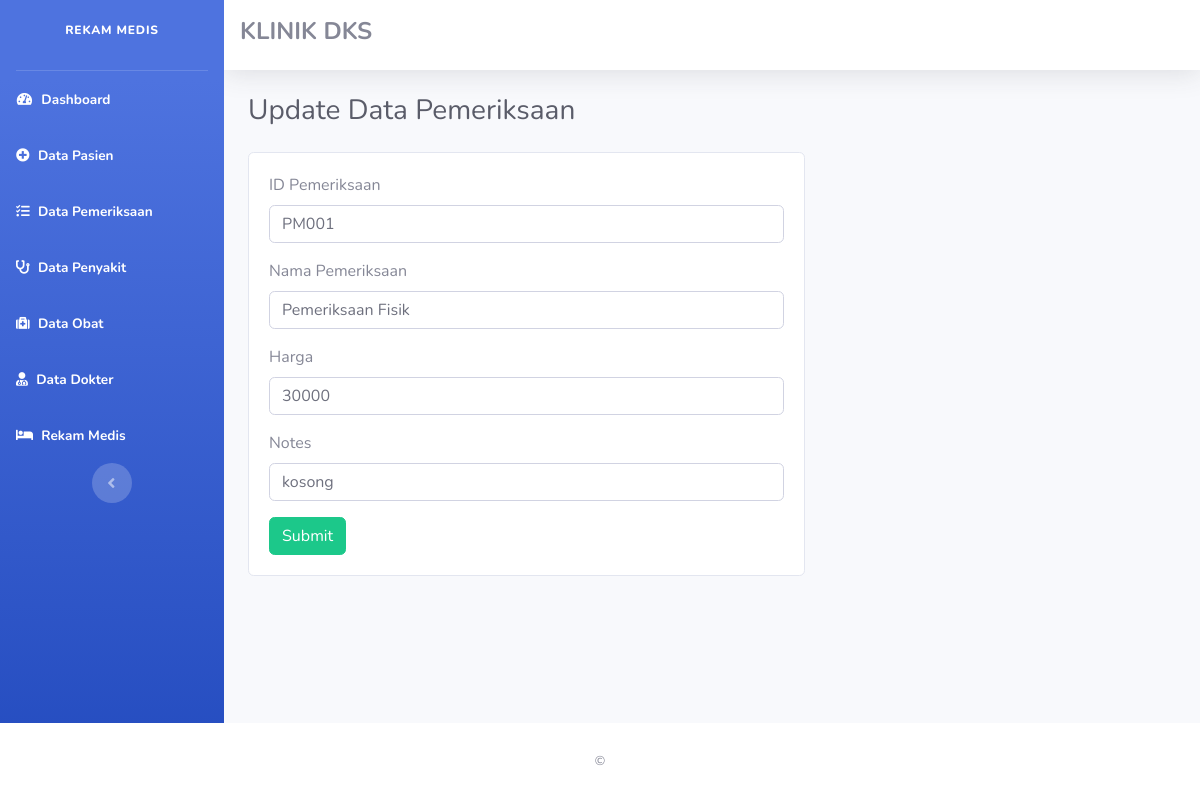
Page /Data_pemeriksaan/update_data/PM001 on the committed database.
### tables this page shows
CREATE TABLE `data_pemeriksaan` (
  `id_pemeriksaan` varchar(8) NOT NULL,
  `nama_pemeriksaan` varchar(40) NOT NULL,
  `harga` int(10) NOT NULL,
  `notes` varchar(50) DEFAULT NULL
);

### application/controllers/Data_pemeriksaan.php (called while the page is built, shortened)
<?php
class Data_pemeriksaan extends CI_Controller {
    public function update_data($id)
    {
        $data['pemeriksaan'] = $this->db->query("SELECT * FROM data_pemeriksaan WHERE id_pemeriksaan='$id'")->result();
        $data['title'] = "Update Data Pemeriksaan";
        $this->load->view('templates/Header',$data);
        $this->load->view('templates/Sidebar');
        $this->load->view('Update_data_pemeriksaan',$data);
        $this->load->view('templates/Footer');
    }
}
?>

### index.php (called while the page is built, shortened)
<?php
require_once BASEPATH.'core/CodeIgniter.php';

### application/views/Update_data_pemeriksaan.php (the view, shortened to what this page needs)
<div class="container-fluid">
<div class="d-sm-flex align-items-center justify-content-between mb-4">
    <h1 class="h3 mb-0 text-gray-800"><?php echo $title ?></h1>
</div>
<div class="card" style="width : 60%; margin-bottom :100px">
<div class="card-body">
<?php foreach ($pemeriksaan as $pem); ?>
<form method="POST" action="<?php echo base_url('Data_pemeriksaan/update_data_aksi') ?>">
<div class="form-group">
<label> ID Pemeriksaan </label>
<input type="text" name="id_pemeriksaan" class="form-control" value="<?php echo $pem->id_pemeriksaan ?>">
</div>
<div class="form-group">
<label> Nama Pemeriksaan </label>
<input type="text" name="nama_pemeriksaan" class="form-control" value="<?php echo $pem->nama_pemeriksaan ?>">
</div>
<div class="form-group">
<label> Harga </label>
<input type="text" name="harga" class="form-control" value="<?php echo $pem->harga ?>">
</div>
<div class="form-group">
<label> Notes </label>
<input type="text" name="notes" class="form-control" value="<?php echo $pem->notes ?>">
</div>
<button type="submit" class="btn btn-success">Submit</button>
</form>
</div>
</div>
</div>

### rows in the picture
data_pemeriksaan: id_pemeriksaan "PM001", nama_pemeriksaan "Pemeriksaan Fisik", harga "30000", notes "kosong"

### other values in the picture
$title "Update Data Pemeriksaan"
